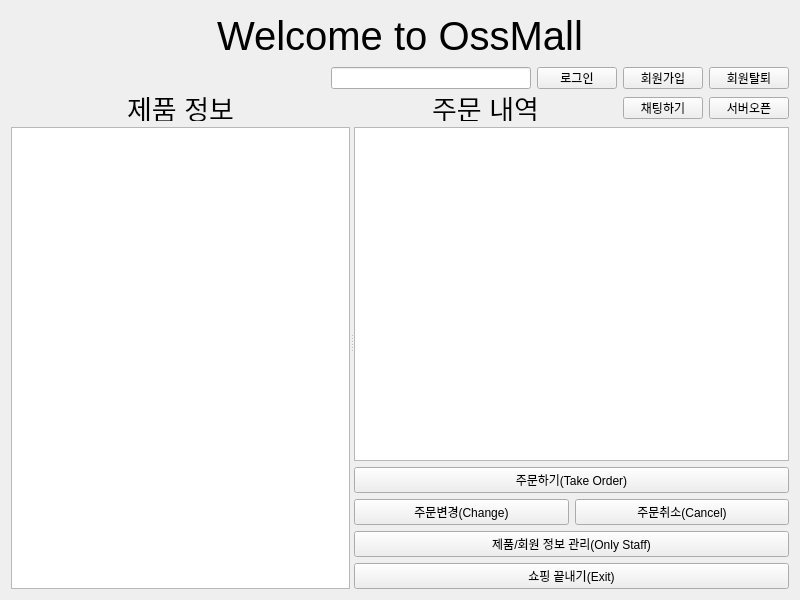
<?xml version="1.0" encoding="UTF-8"?>
<ui version="4.0">
 <class>ShoppingManager</class>
 <widget class="QWidget" name="ShoppingManager">
  <property name="geometry">
   <rect>
    <x>0</x>
    <y>0</y>
    <width>800</width>
    <height>600</height>
   </rect>
  </property>
  <property name="windowTitle">
   <string>Form</string>
  </property>
  <layout class="QVBoxLayout" name="verticalLayout_4">
   <item>
    <layout class="QVBoxLayout" name="verticalLayout_3">
     <item>
      <layout class="QHBoxLayout" name="horizontalLayout_3">
       <item>
        <spacer name="horizontalSpacer_3">
         <property name="orientation">
          <enum>Qt::Horizontal</enum>
         </property>
         <property name="sizeHint" stdset="0">
          <size>
           <width>48</width>
           <height>20</height>
          </size>
         </property>
        </spacer>
       </item>
       <item>
        <widget class="QLabel" name="mainShoppingLabel">
         <property name="maximumSize">
          <size>
           <width>16777215</width>
           <height>50</height>
          </size>
         </property>
         <property name="font">
          <font>
           <pointsize>30</pointsize>
          </font>
         </property>
         <property name="text">
          <string>Welcome to OssMall</string>
         </property>
         <property name="alignment">
          <set>Qt::AlignCenter</set>
         </property>
        </widget>
       </item>
       <item>
        <spacer name="horizontalSpacer_2">
         <property name="orientation">
          <enum>Qt::Horizontal</enum>
         </property>
         <property name="sizeHint" stdset="0">
          <size>
           <width>18</width>
           <height>20</height>
          </size>
         </property>
        </spacer>
       </item>
      </layout>
     </item>
     <item>
      <layout class="QHBoxLayout" name="horizontalLayout_4">
       <item>
        <spacer name="horizontalSpacer">
         <property name="orientation">
          <enum>Qt::Horizontal</enum>
         </property>
         <property name="sizeHint" stdset="0">
          <size>
           <width>40</width>
           <height>20</height>
          </size>
         </property>
        </spacer>
       </item>
       <item>
        <widget class="QLineEdit" name="userIdLoginLineEdit">
         <property name="maximumSize">
          <size>
           <width>200</width>
           <height>22</height>
          </size>
         </property>
        </widget>
       </item>
       <item>
        <widget class="QPushButton" name="shoppingLoginPushButton">
         <property name="maximumSize">
          <size>
           <width>16777215</width>
           <height>22</height>
          </size>
         </property>
         <property name="text">
          <string>로그인</string>
         </property>
        </widget>
       </item>
       <item>
        <widget class="QPushButton" name="addNewClientPushButton">
         <property name="maximumSize">
          <size>
           <width>16777215</width>
           <height>22</height>
          </size>
         </property>
         <property name="text">
          <string>회원가입</string>
         </property>
        </widget>
       </item>
       <item>
        <widget class="QPushButton" name="removeClientPushButton">
         <property name="maximumSize">
          <size>
           <width>16777215</width>
           <height>22</height>
          </size>
         </property>
         <property name="text">
          <string>회원탈퇴</string>
         </property>
        </widget>
       </item>
      </layout>
     </item>
     <item>
      <widget class="QSplitter" name="splitter">
       <property name="orientation">
        <enum>Qt::Horizontal</enum>
       </property>
       <widget class="QWidget" name="layoutWidget">
        <layout class="QVBoxLayout" name="verticalLayout_2">
         <item>
          <layout class="QHBoxLayout" name="horizontalLayout_5">
           <item>
            <spacer name="horizontalSpacer_7">
             <property name="orientation">
              <enum>Qt::Horizontal</enum>
             </property>
             <property name="sizeType">
              <enum>QSizePolicy::MinimumExpanding</enum>
             </property>
             <property name="sizeHint" stdset="0">
              <size>
               <width>40</width>
               <height>20</height>
              </size>
             </property>
            </spacer>
           </item>
           <item>
            <widget class="QLabel" name="productInfoLabel">
             <property name="maximumSize">
              <size>
               <width>16777215</width>
               <height>26</height>
              </size>
             </property>
             <property name="font">
              <font>
               <pointsize>20</pointsize>
              </font>
             </property>
             <property name="text">
              <string>제품 정보</string>
             </property>
             <property name="alignment">
              <set>Qt::AlignCenter</set>
             </property>
            </widget>
           </item>
           <item>
            <spacer name="horizontalSpacer_6">
             <property name="orientation">
              <enum>Qt::Horizontal</enum>
             </property>
             <property name="sizeType">
              <enum>QSizePolicy::MinimumExpanding</enum>
             </property>
             <property name="sizeHint" stdset="0">
              <size>
               <width>40</width>
               <height>20</height>
              </size>
             </property>
            </spacer>
           </item>
          </layout>
         </item>
         <item>
          <widget class="QTableView" name="productInfoTableView">
           <property name="font">
            <font>
             <pointsize>11</pointsize>
            </font>
           </property>
           <property name="lineWidth">
            <number>1</number>
           </property>
           <property name="autoScrollMargin">
            <number>16</number>
           </property>
           <property name="editTriggers">
            <set>QAbstractItemView::NoEditTriggers</set>
           </property>
           <property name="selectionBehavior">
            <enum>QAbstractItemView::SelectRows</enum>
           </property>
           <property name="textElideMode">
            <enum>Qt::ElideRight</enum>
           </property>
          </widget>
         </item>
        </layout>
       </widget>
       <widget class="QWidget" name="layoutWidget">
        <layout class="QVBoxLayout" name="verticalLayout">
         <item>
          <layout class="QHBoxLayout" name="horizontalLayout_2">
           <item>
            <spacer name="horizontalSpacer_4">
             <property name="orientation">
              <enum>Qt::Horizontal</enum>
             </property>
             <property name="sizeType">
              <enum>QSizePolicy::MinimumExpanding</enum>
             </property>
             <property name="sizeHint" stdset="0">
              <size>
               <width>40</width>
               <height>20</height>
              </size>
             </property>
            </spacer>
           </item>
           <item>
            <widget class="QLabel" name="orderListLabel">
             <property name="maximumSize">
              <size>
               <width>16777215</width>
               <height>26</height>
              </size>
             </property>
             <property name="font">
              <font>
               <pointsize>20</pointsize>
              </font>
             </property>
             <property name="text">
              <string>주문 내역</string>
             </property>
             <property name="alignment">
              <set>Qt::AlignCenter</set>
             </property>
            </widget>
           </item>
           <item>
            <spacer name="horizontalSpacer_5">
             <property name="orientation">
              <enum>Qt::Horizontal</enum>
             </property>
             <property name="sizeType">
              <enum>QSizePolicy::MinimumExpanding</enum>
             </property>
             <property name="sizeHint" stdset="0">
              <size>
               <width>10</width>
               <height>20</height>
              </size>
             </property>
            </spacer>
           </item>
           <item>
            <widget class="QPushButton" name="chatClientPushButton">
             <property name="maximumSize">
              <size>
               <width>80</width>
               <height>22</height>
              </size>
             </property>
             <property name="text">
              <string>채팅하기</string>
             </property>
            </widget>
           </item>
           <item>
            <widget class="QPushButton" name="chatServerPushButton">
             <property name="maximumSize">
              <size>
               <width>80</width>
               <height>22</height>
              </size>
             </property>
             <property name="text">
              <string>서버오픈</string>
             </property>
            </widget>
           </item>
          </layout>
         </item>
         <item>
          <widget class="QTableView" name="orderListTableView">
           <property name="contextMenuPolicy">
            <enum>Qt::ActionsContextMenu</enum>
           </property>
           <property name="lineWidth">
            <number>1</number>
           </property>
           <property name="editTriggers">
            <set>QAbstractItemView::NoEditTriggers</set>
           </property>
           <property name="selectionBehavior">
            <enum>QAbstractItemView::SelectRows</enum>
           </property>
           <property name="textElideMode">
            <enum>Qt::ElideRight</enum>
           </property>
          </widget>
         </item>
         <item>
          <widget class="QPushButton" name="takeOrderPushButton">
           <property name="text">
            <string>주문하기(Take Order)</string>
           </property>
          </widget>
         </item>
         <item>
          <layout class="QHBoxLayout" name="horizontalLayout">
           <item>
            <widget class="QPushButton" name="updateOrderPushButton">
             <property name="text">
              <string>주문변경(Change)</string>
             </property>
            </widget>
           </item>
           <item>
            <widget class="QPushButton" name="cancelOrderPushButton">
             <property name="text">
              <string>주문취소(Cancel)</string>
             </property>
            </widget>
           </item>
          </layout>
         </item>
         <item>
          <widget class="QPushButton" name="managementPushButton">
           <property name="text">
            <string>제품/회원 정보 관리(Only Staff)</string>
           </property>
          </widget>
         </item>
         <item>
          <widget class="QPushButton" name="exitShoppingPushButton">
           <property name="text">
            <string>쇼핑 끝내기(Exit)</string>
           </property>
          </widget>
         </item>
        </layout>
       </widget>
      </widget>
     </item>
    </layout>
   </item>
  </layout>
 </widget>
 <resources/>
 <connections>
  <connection>
   <sender>userIdLoginLineEdit</sender>
   <signal>returnPressed()</signal>
   <receiver>shoppingLoginPushButton</receiver>
   <slot>click()</slot>
   <hints>
    <hint type="sourcelabel">
     <x>439</x>
     <y>206</y>
    </hint>
    <hint type="destinationlabel">
     <x>583</x>
     <y>206</y>
    </hint>
   </hints>
  </connection>
 </connections>
</ui>
